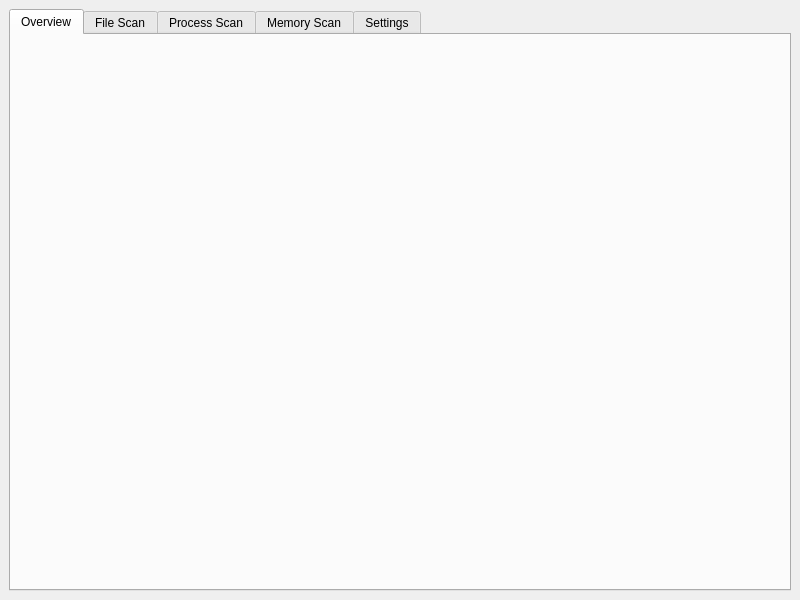
<?xml version="1.0" encoding="UTF-8"?>
<ui version="4.0">
 <class>MainWindow</class>
 <widget class="QMainWindow" name="MainWindow">
  <property name="geometry">
   <rect>
    <x>0</x>
    <y>0</y>
    <width>800</width>
    <height>600</height>
   </rect>
  </property>
  <widget class="QWidget" name="centralWidget">
   <layout class="QVBoxLayout" name="verticalLayout">
    <item>
     <widget class="QTabWidget" name="tabWidget">
      <widget class="QWidget" name="tabOverview">
       <attribute name="title">
        <string>Overview</string>
       </attribute>
      </widget>
      <widget class="QWidget" name="tabFileScan">
       <attribute name="title">
        <string>File Scan</string>
       </attribute>
       <layout class="QVBoxLayout" name="verticalLayoutFile">
        <item>
         <widget class="QPushButton" name="scanFilesButton">
          <property name="text">
           <string>Сканировать файлы</string>
          </property>
         </widget>
        </item>
        <item>
         <widget class="QProgressBar" name="fileProgressBar"/>
        </item>
        <item>
         <widget class="QPushButton" name="cancelFileScanButton">
          <property name="text">
           <string>Отмена</string>
          </property>
         </widget>
        </item>
        <item>
         <widget class="QTableWidget" name="tableFiles">
          <column>
           <property name="text">
            <string>Путь</string>
           </property>
          </column>
          <column>
           <property name="text">
            <string>Название чита</string>
           </property>
          </column>
         </widget>
        </item>
       </layout>
      </widget>
      <widget class="QWidget" name="tabProcessScan">
       <attribute name="title">
        <string>Process Scan</string>
       </attribute>
       <layout class="QVBoxLayout" name="verticalLayoutProcess">
        <item>
         <widget class="QPushButton" name="scanProcessesButton">
          <property name="text">
           <string>Сканировать процессы</string>
          </property>
         </widget>
        </item>
        <item>
         <widget class="QTableWidget" name="tableProcesses">
          <column>
           <property name="text">
            <string>PID</string>
           </property>
          </column>
          <column>
           <property name="text">
            <string>Имя процесса</string>
           </property>
          </column>
         </widget>
        </item>
       </layout>
      </widget>
      <widget class="QWidget" name="tabMemoryScan">
       <attribute name="title">
        <string>Memory Scan</string>
       </attribute>
       <layout class="QVBoxLayout" name="verticalLayoutMemory">
        <item>
         <widget class="QPushButton" name="scanMemoryButton">
          <property name="text">
           <string>Сканировать память</string>
          </property>
         </widget>
        </item>
        <item>
         <widget class="QTableWidget" name="tableMemory">
          <column>
           <property name="text">
            <string>Адрес</string>
           </property>
          </column>
          <column>
           <property name="text">
            <string>Название чита</string>
           </property>
          </column>
         </widget>
        </item>
       </layout>
      </widget>
      <widget class="QWidget" name="tabSettings">
       <attribute name="title">
        <string>Settings</string>
       </attribute>
       <layout class="QVBoxLayout" name="verticalLayoutSettings"/>
      </widget>
     </widget>
    </item>
   </layout>
  </widget>
 </widget>
 <resources/>
 <connections/>
</ui>
